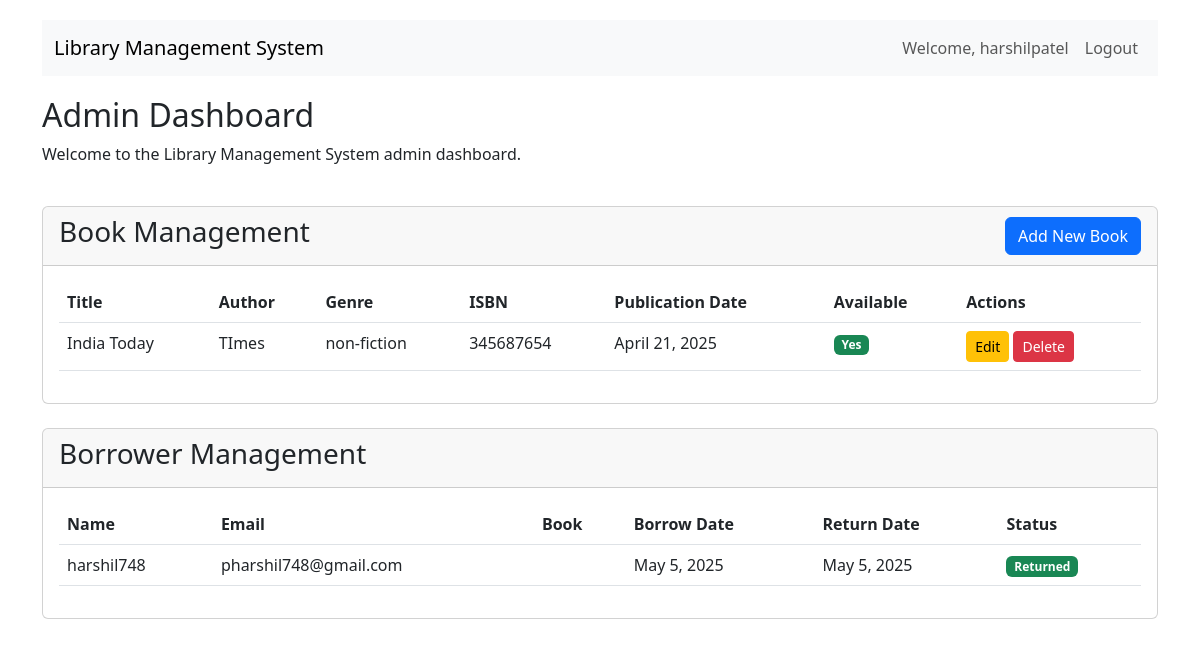
Before: /admin-dashboard/ (signed in) with the older database file.
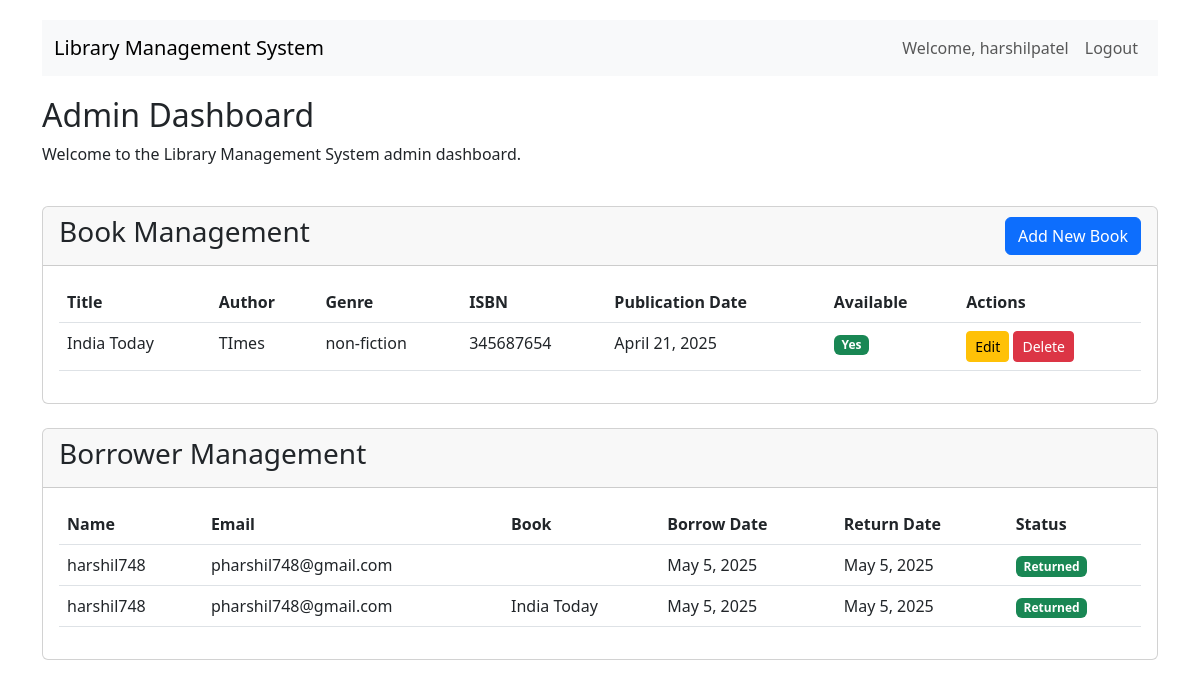
After: the same page with the newer database file.
### library/models.py (models this page shows, shortened)
class Book(models.Model):
    title = models.CharField(max_length=200)
    author = models.CharField(max_length=100)
    publication_date = models.DateField()
    ISBN = models.CharField(max_length=13)
    genre = models.CharField(max_length=50)
    is_available = models.BooleanField(default=True)

class Borrower(models.Model):
    user = models.ForeignKey(User, on_delete=models.CASCADE)
    name = models.CharField(max_length=100)
    email = models.EmailField()
    borrowed_book = models.ForeignKey(
        Book, on_delete=models.SET_NULL, null=True, blank=True
    )
    borrow_date = models.DateField(auto_now_add=True)
    return_date = models.DateField(null=True, blank=True)

### library/views.py (the view)
# urls.py: path("admin-dashboard/", views.admin_dashboard, name="admin_dashboard"),
@login_required
@user_passes_test(is_admin)
def admin_dashboard(request):
    books = Book.objects.all()
    borrowers = Borrower.objects.all()
    return render(
        request,
        "library/admin_dashboard.html",
        {"books": books, "borrowers": borrowers},
    )

### library/views.py (called while the page is built)
def is_admin(user):
    return user.is_staff

### library/templates/library/admin_dashboard.html (shortened to what this page needs)
{% extends 'library/base.html' %}  {% block content %}
<div class="row">
  <div class="col-md-12 mb-4">
    <h2>Admin Dashboard</h2>
    <p>Welcome to the Library Management System admin dashboard.</p>
  </div>
</div>
<div class="row mb-4">
  <div class="col-md-12">
    <div class="card">
      <div
        class="card-header d-flex justify-content-between align-items-center"
      >
        <h3>Book Management</h3>
        <a href="{% url 'add_book' %}" class="btn btn-primary">Add New Book</a>
      </div>
      <div class="card-body">
        <div class="table-responsive">
          <table class="table table-hover">
            <thead>
              <tr>
                <th>Title</th>
                <th>Author</th>
                <th>Genre</th>
                <th>ISBN</th>
                <th>Publication Date</th>
                <th>Available</th>
                <th>Actions</th>
              </tr>
            </thead>
            <tbody>
              {% for book in books %}
              <tr>
                <td>{{ book.title }}</td>
                <td>{{ book.author }}</td>
                <td>{{ book.genre }}</td>
                <td>{{ book.ISBN }}</td>
                <td>{{ book.publication_date }}</td>
                <td>
                  {% if book.is_available %}
                  <span class="badge bg-success">Yes</span>
                  {% else %}
                  <span class="badge bg-danger">No</span>
                  {% endif %}
                </td>
                <td>
                  <a
                    href="{% url 'edit_book' book.id %}"
                    class="btn btn-sm btn-warning"
                    >Edit</a
                  >
                  <a
                    href="{% url 'delete_book' book.id %}"
                    class="btn btn-sm btn-danger"
                    >Delete</a
                  >
                </td>
              </tr>
              {% empty %}
              <tr>
                <td colspan="7" class="text-center">No books available</td>
              </tr>
              {% endfor %}
            </tbody>
          </table>
        </div>
      </div>
    </div>
  </div>
</div>
<div class="row">
  <div class="col-md-12">
    <div class="card">
      <div class="card-header">
        <h3>Borrower Management</h3>
      </div>
      <div class="card-body">
        <div class="table-responsive">
          <table class="table table-hover">
            <thead>
              <tr>
                <th>Name</th>
                <th>Email</th>
                <th>Book</th>
                <th>Borrow Date</th>
                <th>Return Date</th>
                <th>Status</th>
              </tr>
            </thead>
            <tbody>
              {% for borrower in borrowers %}
              <tr>
                <td>{{ borrower.name }}</td>
                <td>{{ borrower.email }}</td>
                <td>{{ borrower.borrowed_book.title }}</td>
                <td>{{ borrower.borrow_date }}</td>
                <td>{{ borrower.return_date|default:"Not returned" }}</td>
                <td>
                  {% if borrower.return_date %}
                  <span class="badge bg-success">Returned</span>
                  {% else %}
                  <span class="badge bg-warning">Borrowed</span>
                  {% endif %}
                </td>
              </tr>
              {% empty %}
              <tr>
                <td colspan="6" class="text-center">No borrowing records</td>
              </tr>
              {% endfor %}
            </tbody>
          </table>
        </div>
      </div>
    </div>
  </div>
</div>
{% endblock %}

Changed rows visible on the page:
added Borrower: name "harshil748", email "pharshil748@gmail.com", borrowed_book "India Today", borrow_date "May 5, 2025", return_date "May 5, 2025", shows "Returned"
